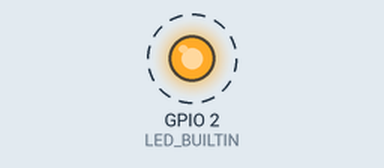
Simulated run of this sketch. Board: ESP32. Shown: output pins drawn as LEDs (lit = HIGH). Dashed ring = blinking. What the sketch prints to the serial monitor is not drawn.

Above: at 0.2 s.
Timing chart, 0 to 3.0 s (numbered marks = the images above):
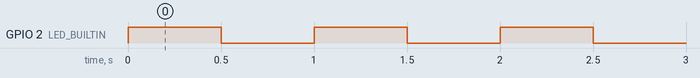

Measured:
- by itself, GPIO 2 (LED_BUILTIN): alternates HIGH for 0.50 s and LOW for 0.50 s

The sketch:

ESP32_HallSens.ino
```cpp
/***
 * Hall Effect Sensor output to serial monitor [115200 baud]
 * Code Written by TechMartian
 */
int measurement = 0;
const int LED_BUILTIN = 2;

 void setup() {
  Serial.begin(115200);
  pinMode (LED_BUILTIN, OUTPUT);

}

void loop()
{
  measurement = hallRead();
  Serial.print("Hall sensor measurement: ");
  Serial.println(measurement);

  digitalWrite (LED_BUILTIN, HIGH);   // turn on the LED
  delay(500);                         // wait
  digitalWrite (LED_BUILTIN, LOW);    // turn off the LED
  delay(500);                         // wait
}
```
